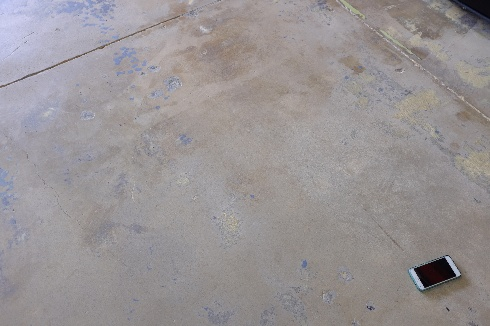
#> input picture homework/assignment1/data/test/120.jpg, 490 x 326 px
$ python visualize_prediction.py ../../data/test/120.jpg 1.0 1.0
#> lines starting #> are read from the running program, lines starting #| are printed output that depends on the picture
# Imports
import argparse
from PIL import Image
import matplotlib.pyplot as plt

# Constants for number of pixels in each image.
X_PIXELS = 490
Y_PIXELS = 326

def main():
    # Command line arguments for the image path and x and y coordinates
    parser = argparse.ArgumentParser(description='Visualize a Single Prediction Location')
    parser.add_argument('image_path', help='path to the image to display')
    parser.add_argument("x_cord", type=float, help="x coordinate for the object")
    parser.add_argument("y_cord", type=float, help="y coordinate for the object")
    args = parser.parse_args()
    # Open the image passed by the command line argument
    image_path = Image.open(args.image_path)
#> image_path is the input picture: PIL image 490x326 RGB; mean R, G, B 152.2, 147.2, 148.6
    x_cord = args.x_cord
    y_cord = args.y_cord
    # Show the image and labels
    plt.imshow(image_path)
    plt.scatter(x_cord*X_PIXELS, y_cord*Y_PIXELS, s=10, marker='.', c='r')
    plt.pause(0.001)  # pause a bit so that plots are updated
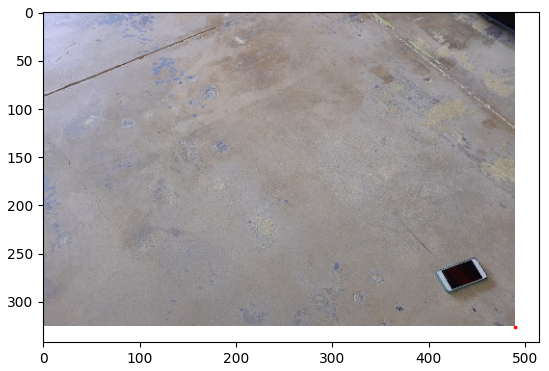
#> figure drawn by matplotlib, 1 panel
    plt.show()

if __name__ == '__main__':
    main()

$ run again, on homework/assignment1/data/test/122.jpg
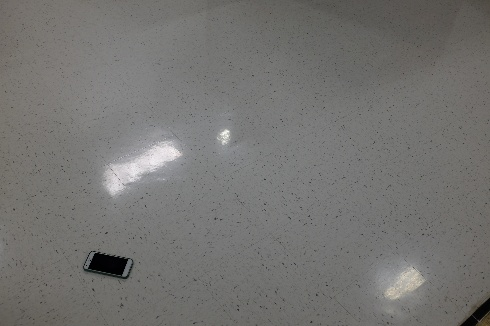
#> input picture homework/assignment1/data/test/122.jpg, 490 x 326 px
#> in main, image_path is the input picture: PIL image 490x326 RGB; mean R, G, B 116.3, 115.4, 113.1
#> in main, `plt.pause(0.001)`:
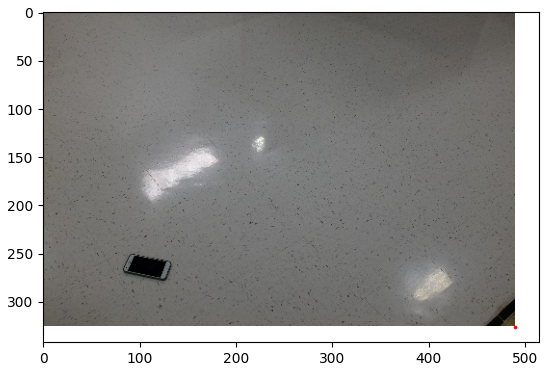
#> figure drawn by matplotlib, 1 panel

$ run again, on homework/assignment1/data/test/123.jpg
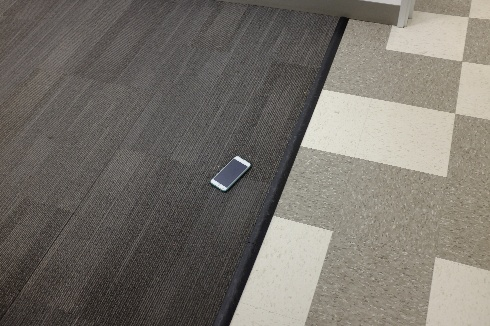
#> input picture homework/assignment1/data/test/123.jpg, 490 x 326 px
#> in main, image_path is the input picture: PIL image 490x326 RGB; mean R, G, B 118.7, 114, 106.9
#> in main, `plt.pause(0.001)`:
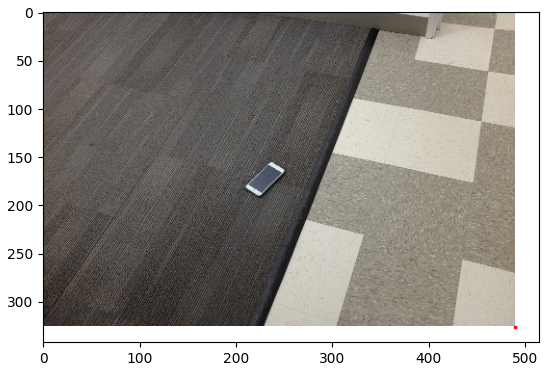
#> figure drawn by matplotlib, 1 panel

$ run again, on homework/assignment1/data/test/124.jpg
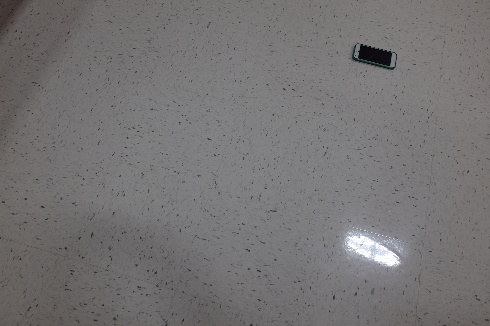
#> input picture homework/assignment1/data/test/124.jpg, 490 x 326 px
#> in main, image_path is the input picture: PIL image 490x326 RGB; mean R, G, B 117.3, 115.4, 115.9
#> in main, `plt.pause(0.001)`:
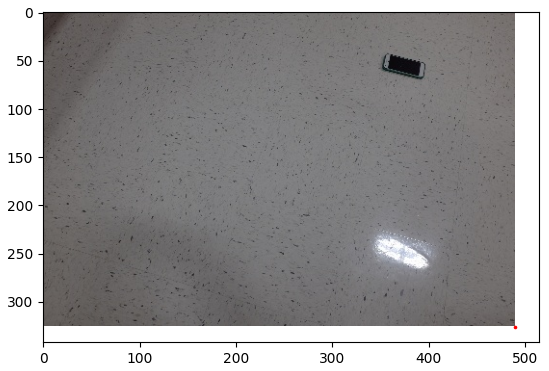
#> figure drawn by matplotlib, 1 panel
